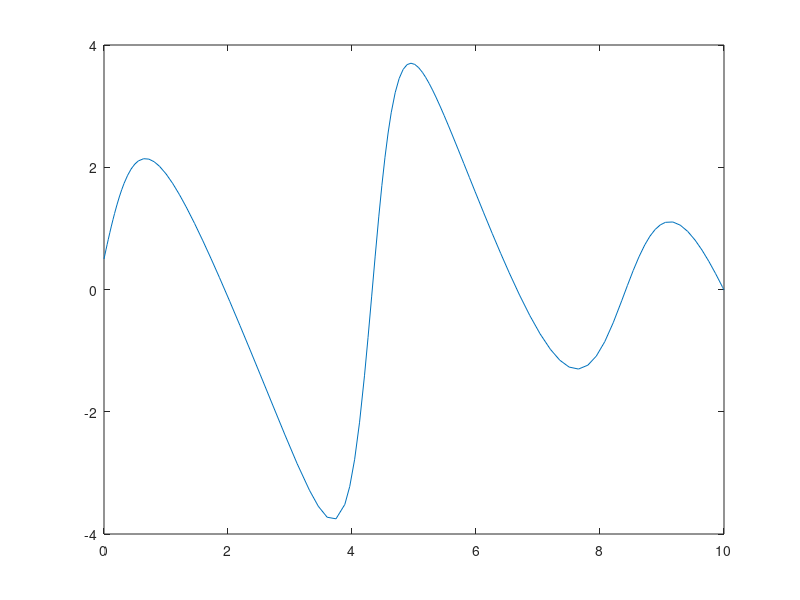

Source code (MATLAB):
% AN3_016
clear, echo off, clf
% disp('Prob. #1 ')
% 


disp('Prob. #2 ')
n=input('Entre valor de n: ');
h=5/(n+1);
x=[h:h:5-h];
d0=h^2*x-2;
d1=linspace(1,1,n-1);
b=h^2./(1+x); % fila
b(1)=b(1)-1;
A=zeros(n,n);
A=A+diag(d0,0)+diag(d1,-1)+diag(d1,1);
y=A\b';
x=[0,x,5];
y=[1;y;0];
figure(2)
plot(x,y),grid
disp('Pulse una tecla para continuar')
pause
clear
xs=[0 10];
y0 = [1/2;4.7655]; % para y(10)=0

g=@(x,y)[y(2);-y(1)*y(2)-3*y(1)+cos(x)];
% tratar con varios valores de y2(0)
[x,y]=ode45(g,xs,y0)
plot(x,y(:,1))


